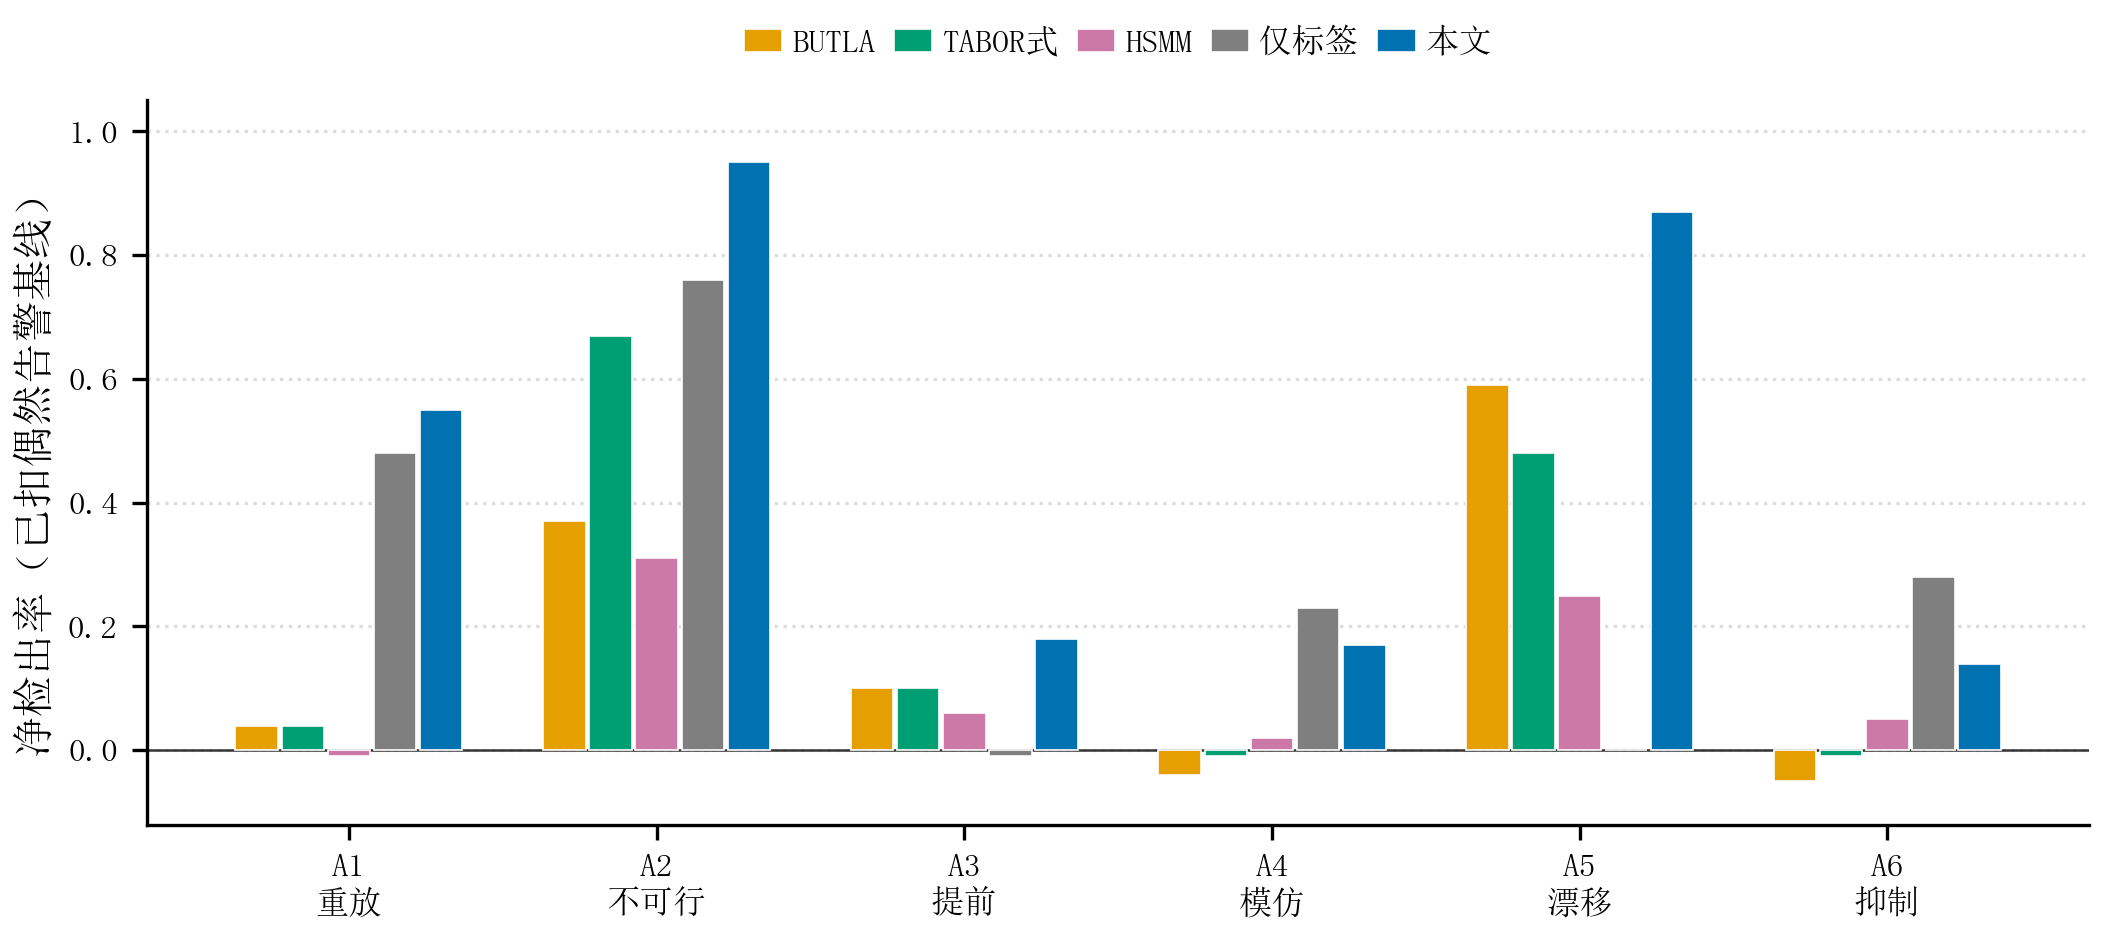

Recreate this plot in Python.
# -*- coding: utf-8 -*-
"""E1 sequential net DR, floor subtracted, alpha=0.01."""
from __future__ import print_function, division

import os
import sys

import numpy as np
import matplotlib.pyplot as plt

HERE = os.path.dirname(os.path.abspath(__file__))
sys.path.insert(0, HERE)

from _style import (  # noqa: E402
    C_OURS, C_B3, C_B4, C_B5, C_LAB, C_LINE,
    apply_style, save, set_cjk, legend,
)

ATTACKS = [u"A1", u"A2", u"A3", u"A4", u"A5", u"A6"]
ATTACK_ZH = [u"重放", u"不可行", u"提前", u"模仿", u"漂移", u"抑制"]


def main():
    apply_style()
    data = {
        u"BUTLA": np.array([0.04, 0.37, 0.10, -0.04, 0.59, -0.05]),
        u"TABOR式": np.array([0.04, 0.67, 0.10, -0.01, 0.48, -0.01]),
        u"HSMM": np.array([-0.01, 0.31, 0.06, 0.02, 0.25, 0.05]),
        u"仅标签": np.array([0.48, 0.76, -0.01, 0.23, 0.00, 0.28]),
        u"本文": np.array([0.55, 0.95, 0.18, 0.17, 0.87, 0.14]),
    }
    colors = [C_B3, C_B4, C_B5, C_LAB, C_OURS]
    names = list(data.keys())
    x = np.arange(6)
    n = len(names)
    width = 0.15
    fig, ax = plt.subplots(figsize=(7.2, 3.85))
    for k, name in enumerate(names):
        offset = (k - (n - 1) / 2.0) * width
        ax.bar(x + offset, data[name], width=width * 0.92, color=colors[k],
               edgecolor="white", linewidth=0.4, label=name, zorder=3)
    ax.axhline(0.0, color=C_LINE, linewidth=0.6, zorder=2)
    ax.set_xticks(x)
    ax.set_xticklabels([u"%s\n%s" % (a, z) for a, z in zip(ATTACKS, ATTACK_ZH)])
    ax.set_ylim(-0.12, 1.05)
    ax.set_yticks([0.0, 0.2, 0.4, 0.6, 0.8, 1.0])
    ax.yaxis.grid(True, linestyle=":", color="#DDDDDD", zorder=0)
    ax.set_axisbelow(True)
    set_cjk(ax, ylabel=u"净检出率（已扣偶然告警基线）")
    legend(ax, ncol=5, loc="lower center", bbox_to_anchor=(0.5, 1.02),
           columnspacing=0.55, handlelength=1.15, handletextpad=0.3)
    fig.tight_layout(rect=(0.0, 0.0, 1.0, 0.86))
    save(fig, "fig_e1_dr_CN")


if __name__ == "__main__":
    main()
